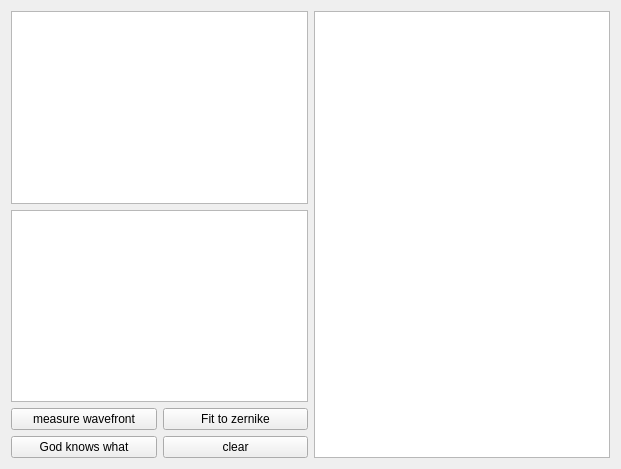
<?xml version="1.0" encoding="UTF-8"?>
<ui version="4.0">
 <class>Form</class>
 <widget class="QWidget" name="Form">
  <property name="geometry">
   <rect>
    <x>0</x>
    <y>0</y>
    <width>621</width>
    <height>469</height>
   </rect>
  </property>
  <property name="sizePolicy">
   <sizepolicy hsizetype="Preferred" vsizetype="Preferred">
    <horstretch>0</horstretch>
    <verstretch>0</verstretch>
   </sizepolicy>
  </property>
  <property name="windowTitle">
   <string>Wavefront Sensor</string>
  </property>
  <layout class="QHBoxLayout" name="horizontalLayout">
   <item>
    <layout class="QVBoxLayout" name="verticalLayout">
     <item>
      <widget class="QGraphicsView" name="graphicsView">
       <property name="sizePolicy">
        <sizepolicy hsizetype="Expanding" vsizetype="Expanding">
         <horstretch>0</horstretch>
         <verstretch>0</verstretch>
        </sizepolicy>
       </property>
      </widget>
     </item>
     <item>
      <widget class="QGraphicsView" name="graphicsView_3">
       <property name="sizePolicy">
        <sizepolicy hsizetype="Expanding" vsizetype="Minimum">
         <horstretch>0</horstretch>
         <verstretch>0</verstretch>
        </sizepolicy>
       </property>
      </widget>
     </item>
     <item>
      <layout class="QGridLayout" name="gridLayout">
       <item row="0" column="1">
        <widget class="QPushButton" name="pushButton_2">
         <property name="text">
          <string>Fit to zernike</string>
         </property>
        </widget>
       </item>
       <item row="0" column="0">
        <widget class="QPushButton" name="pushButton">
         <property name="text">
          <string>measure wavefront</string>
         </property>
        </widget>
       </item>
       <item row="1" column="0">
        <widget class="QPushButton" name="pushButton_3">
         <property name="text">
          <string>God knows what</string>
         </property>
        </widget>
       </item>
       <item row="1" column="1">
        <widget class="QPushButton" name="pushButton_4">
         <property name="text">
          <string>clear</string>
         </property>
        </widget>
       </item>
      </layout>
     </item>
    </layout>
   </item>
   <item>
    <layout class="QVBoxLayout" name="verticalLayout_2">
     <item>
      <widget class="QGraphicsView" name="graphicsView_2"/>
     </item>
    </layout>
   </item>
  </layout>
 </widget>
 <resources/>
 <connections/>
</ui>
